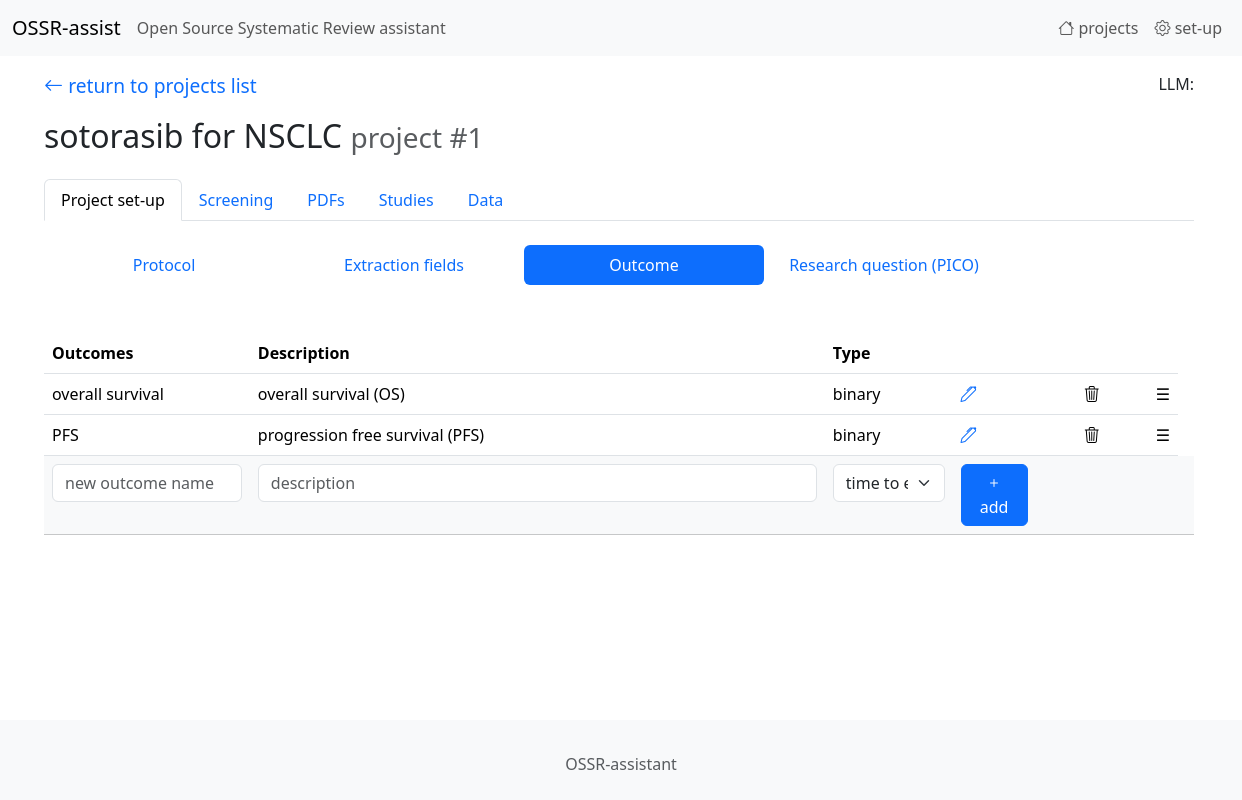
The app's page /outcomes/setup/1, older data.
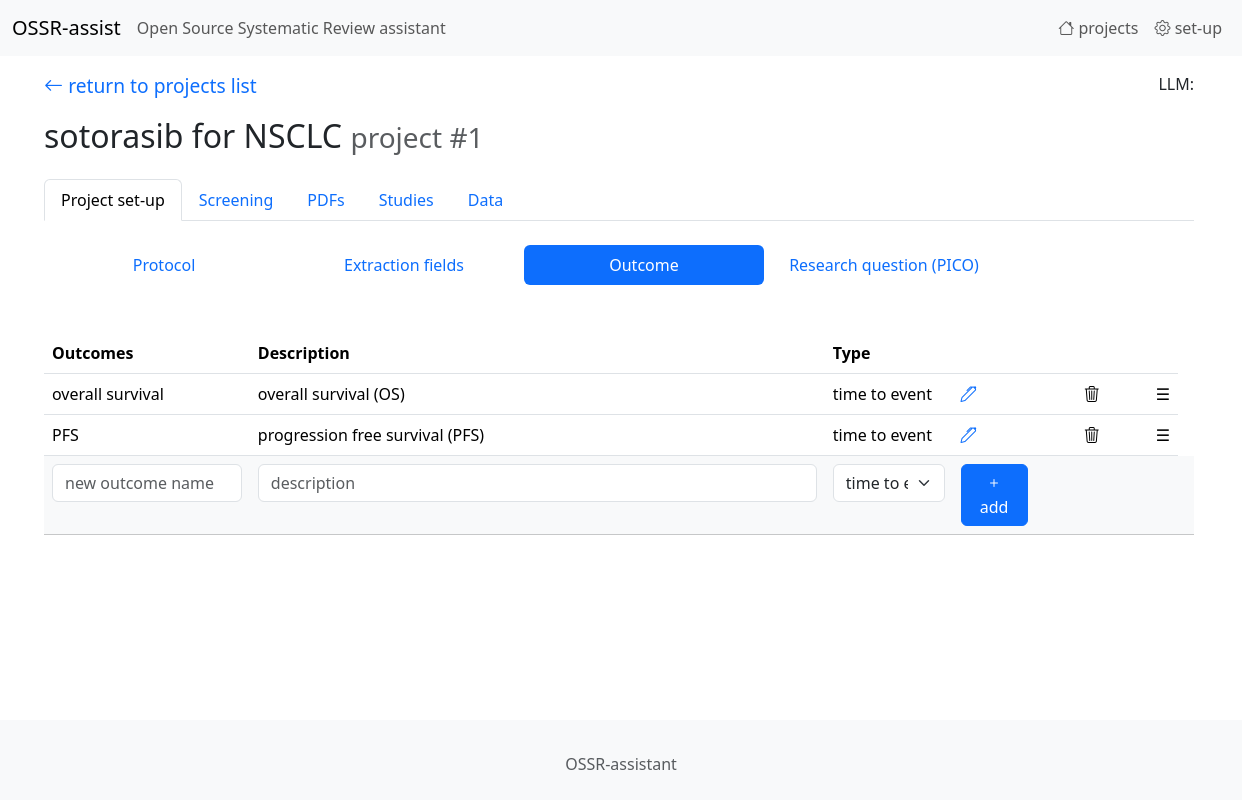
The same page, newer data.
### tables this page shows
CREATE TABLE "outcomes"
(
    id          integer
        constraint outcomes_pk
            primary key,
    name        TEXT,
    description TEXT,
    type        integer default 0,
    project     integer
, sort_order integer default 0);

### app.py (the view)
@app.route('/outcomes/setup/<int:project_id>')
def endpoint_outcomes_setup(project_id):
    return outcomes.outcomes_setup(project_id)

### outcomes.py (called while the page is built)
def outcomes_setup(project_id):
    project_name,_, eligibility_criteria_empty = get_project_name(project_id)
    sql = "SELECT * FROM outcomes WHERE project=? ORDER BY sort_order, name"
    outcomes = sql_select_fetchall(sql, (project_id,))
    extraction_fields_list_empty = is_extraction_fields_list_empty(project_id)
    return render_template('project_setup_outcomes.html', project_id=project_id,
                           extraction_fields_list_empty=extraction_fields_list_empty,
                           project_name=project_name, eligibility_criteria_empty=eligibility_criteria_empty,
                           outcomes=outcomes, OUTCOMES_TYPES=OUTCOMES_TYPES)

### utils.py (called while the page is built)
def get_db_connection():
    conn = sqlite3.connect(DB_PATH)
    conn.row_factory = sqlite3.Row
    return conn

def sql_select_fetchone(sql, parameters):
    with get_db_connection() as con:
        cur = con.cursor()
        res = cur.execute(sql, parameters)
        r = res.fetchone()
        cur.close()
    return r

def is_extraction_fields_list_empty(project_id):
    sql = "SELECT COUNT(*) FROM study_fields WHERE project=?"
    parameters = (project_id,)
    return sql_select_fetchone(sql, parameters)['COUNT(*)'] == 0

### templates/project_setup_outcomes.html (shortened to what this page needs)
{% extends 'base.html' %}
{%  block content %}
    {%  set page = 'setup' %}
    {% include '_navbar1.html' %}
    <div class="mb-5">
        <ul class="nav nav-pills">
            <li class="nav-item">
                <a class="nav-link " href="/project/edit/{{ project_id }}"
                   style="width: 15rem; text-align: center;">
                    Protocol
                 </a>
            </li>
            <li class="nav-item">
                <a class="nav-link" href="/project/update_fields/{{ project_id }}"
                   style="width: 15rem; text-align: center;">
                    Extraction fields
                   </a>
            </li>
            <li class="nav-item">
                <a class="nav-link active" href="/outcomes/setup/{{ project_id }}"
                   style="width: 15rem; text-align: center;">
                    Outcome
                  </a>
            </li>
            <li class="nav-item">
                <a class="nav-link " href="/research_questions/list/{{ project_id }}"
                   style="width: 15rem; text-align: center;">
                    Research question (PICO)
                </a>
            </li>
        </ul>
    </div>
<table class="table table-condensed table-hover mt-3" style="width: auto;">
<thead>
    <tr>
        <th>Outcomes</th>
        <th style="width: 50%;">Description</th>
        <th>Type</th>
        <th></th>
        <th></th>
        <th></th>
    </tr>
</thead>
    <tbody hx-confirm="You are about to delete an outcome. Are you sure?" hx-target="closest tr" hx-swap="outerHTML swap:1s" id="sortable-table">
    {%  for f in outcomes %}
        <tr data-id="{{ f['id'] }}" >
        <td>{{ f["name"] }}</td>
        <td>{{ f["description"] }}</td>
            <td>
                {{ OUTCOMES_TYPES[f["type"]] }}
            </td>
        <td>
            <a href="/outcomes/edit/{{ f["id"] }}/{{ project_id }}"><i class="bi bi-pen"></i></a>
        </td>
        <td style="padding-left: 3em">
            <a hx-delete="/outcomes/delete/{{ f["id"] }}"><i class="bi bi-trash3"></i></a>
        </td>
        <td class="drag-handle" style="padding-left: 3em">☰</td>
        </tr>
    {%  endfor %}
    <tr class="table-light">
        <form action="/outcomes/add/{{ project_id }}" method="post">
        <td>
            <input type="text" class="form-control" placeholder="new outcome name" id="name" name="name" />
        </td>
        <td>
            <input type="text" class="form-control" placeholder="description" id="type" name="description" />
        </td>
        <td>
            <select class="form-select" id="type" name="type" >
                <option value="3">{{ OUTCOMES_TYPES[3] }}</option>
            </select>
        </td>
        <td>
            <button type="submit" class="btn btn-primary"><i class="bi bi-plus"></i> add</button>
        </td>
        <td></td>
        <td></td><td></td>
        </form>
    </tr>
    </tbody>
</table>
{%  endblock %}

Row changes from the older to the newer data that the page shows:
changed outcomes "overall survival": type "binary" → "time to event"
changed outcomes "PFS": type "binary" → "time to event"
